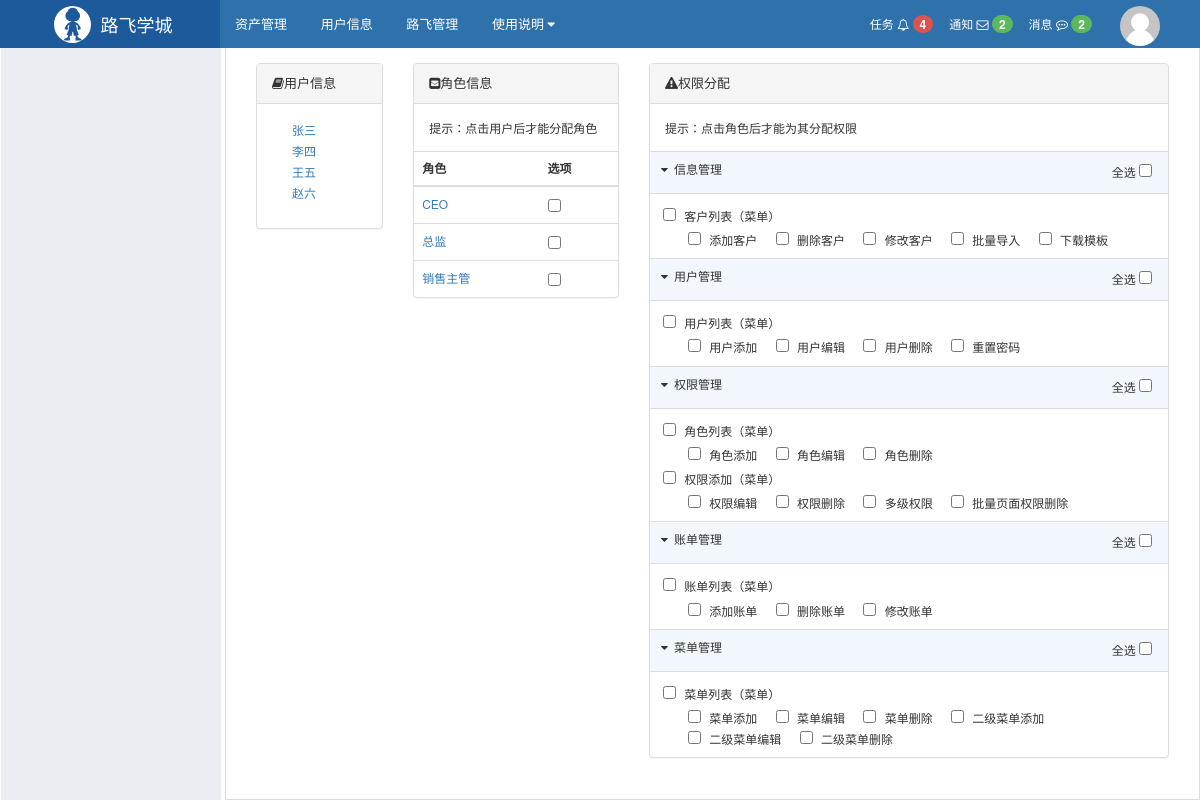
The app's page /rbac/distribute/permissions/, older data.
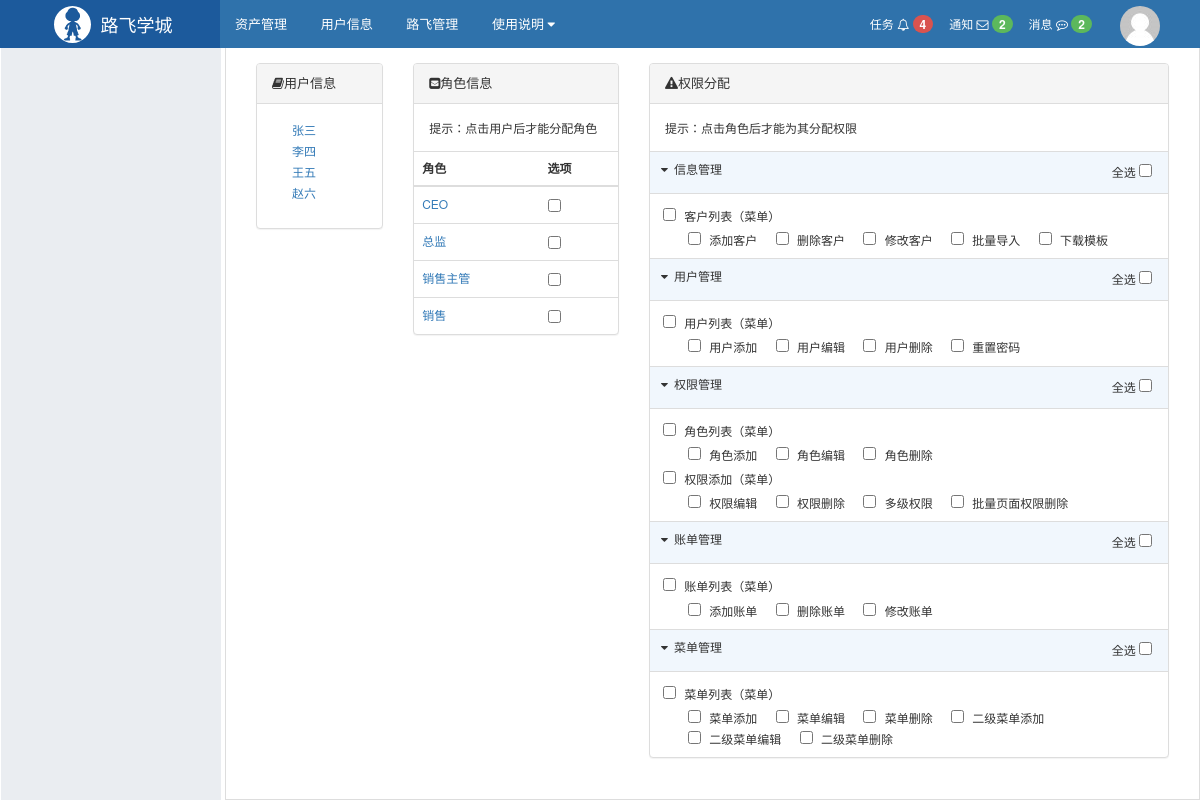
The same page, newer data.
### rbac/models.py (models this page shows, shortened)
class User(models.Model):
    name = models.CharField(max_length=32, verbose_name='用户名')
    password = models.CharField(max_length=32, verbose_name='密码')
    email = models.CharField(max_length=32, verbose_name='邮箱')
    roles = models.ManyToManyField(to='Role', verbose_name='拥有的所有角色', blank=True)

class Role(models.Model):
    title = models.CharField(max_length=32, verbose_name='角色名称')
    permissions = models.ManyToManyField(to='Permission', verbose_name='拥有的所有权限', blank=True)

class Menu(models.Model):
    title = models.CharField(max_length=32, verbose_name='一级菜单名称')
    icon = models.CharField(max_length=64, verbose_name='图标')

class Permission(models.Model):
    title = models.CharField(max_length=32, verbose_name='标题')
    url = models.CharField(max_length=128, verbose_name='含正则的URL')
    name = models.CharField(max_length=32, verbose_name='URL的别名', unique=True)
    icon = models.CharField(max_length=64, verbose_name='图标', null=True, blank=True)
    menu = models.ForeignKey(to='Menu', verbose_name='所属的一级菜单', on_delete=models.CASCADE, null=True,
                             help_text='null表示不是菜单，否则代表二级菜单')
    pid = models.ForeignKey(to='Permission', related_name='parents', verbose_name='关联的权限', help_text='该权限不是菜单，关联一个权限',
                            null=True, on_delete=models.CASCADE)

### rbac/views/menu.py (the view)
def distribute_permissions(request):
    uid = request.GET.get('uid')
    rid = request.GET.get('rid')
    user_obj = User.objects.filter(id=uid).first()
    role_obj = Role.objects.filter(id=rid).first()
    if request.method == 'POST' and request.POST.get('type') == 'role':
        role_id_list = request.POST.getlist('roles')
        if not user_obj:
            return HttpResponse('请选择用户,再分配角色')
        user_obj.roles.set(role_id_list)
    if request.method == "POST" and request.POST.get('type') == 'permission':
        permission_id_list = request.POST.getlist('permissions')
        if not role_obj:
            return HttpResponse('请选择角色，再分配权限')
        role_obj.permissions.set(permission_id_list)
    if not user_obj:
        uid = None
    if uid:
        user_has_roles = user_obj.roles.all()
        user_has_permissions = user_obj.roles.filter(permissions__id__isnull=False).values('permissions__id').distinct()
    else:
        user_has_roles = []
        user_has_permissions = []
    user_has_roles_dict = {item.id: item for item in user_has_roles}
    user_has_permissions_dict = {item['permissions__id']: None for item in user_has_permissions}
    flag = False
    if not role_obj:
        rid = None
        role_has_permissions = []
    else:
        role_has_permissions = role_obj.permissions.all()
        flag = True
    role_has_permissions_dict = {item.id: None for item in role_has_permissions}
    all_user_list = User.objects.all()
    all_role_list = Role.objects.all()
    all_menu_list = Menu.objects.all().values('id', 'title')
    all_menu_dict = {}
    for item in all_menu_list:
        item['children'] = []
        all_menu_dict[item['id']] = item
    all_second_menu_list = Permission.objects.filter(menu__isnull=False).values('id', 'title', 'menu_id')
    all_second_menu_dict = {}
    for item in all_second_menu_list:
        item['children'] = []
        all_second_menu_dict[item['id']] = item
        all_menu_dict[item['menu_id']]['children'].append(item)
    all_permissions_list = Permission.objects.filter(menu__isnull=True).values('id', 'title', 'pid_id')
    for item in all_permissions_list:
        pid = item['pid_id']
        if not pid:
            continue
        all_second_menu_dict[pid]['children'].append(item)
    return render(request, 'rbac/distibute_permissions.html', {
        'user_list': all_user_list,
        'role_list': all_role_list,
        'all_menu_list': all_menu_list,
        'uid': uid,
        'user_has_roles_dict': user_has_roles_dict,
        'user_has_permissions_dict': role_has_permissions_dict if flag else user_has_permissions_dict,
        'rid': rid
    })

### rbac/templates/rbac/distibute_permissions.html (shortened to what the changed rows need)
{% extends 'layout.html' %}
{% load rbac %}
{% block content %}
<div class="luffy-container">
    <div class="col-md-2 user-area">
        <div class="panel panel-default">
            <div class="panel-body">
                <ul>
                    {% for user in user_list %}
                    <li class="{% if uid == user.id|safe  %}active{% endif %}">
                        <a href="?uid={{ user.id }}">{{ user.name }}</a></li>
                    {% endfor %}
                </ul>
            </div>
        </div>
    </div>
    <div class="col-md-3 role-area">
        <form action="" method="post">
            <div class="panel panel-default">
                <table class="table">
                    <thead>
                    <tr>
                        <th>角色</th>
                        <th>选项</th>
                    </tr>
                    </thead>
                    <tbody>
                    {% for role in role_list %}
                    <tr class='{% if role.id|safe == rid %}active{% endif %}'>
                        <td>
                            {% if uid %}
                            <a href="?uid={{ uid }}&rid={{ role.id }}">{{ role.title }}</a>
                            {% else %}
                            <a href="?rid={{ role.id }}">{{ role.title }}</a>
                            {% endif %}
                        </td>
                        <td>
                            <input type="checkbox" name="roles"
                                   value="{{ role.id }}" {% if role.id in user_has_roles_dict %}checked{% endif %}>
                        </td>
                    </tr>
                    {% endfor %}
                    </tbody>
                </table>
            </div>
        </form>
    </div>
    <div class="col-md-7 permission-area">
        <form action="" method="post">
            <div class="panel panel-default">
                <table class="table">
                    <tbody>
                    {% for item in all_menu_list %}
                    <tr class="root">
                        <td>
                            <i class="fa fa-caret-down" aria-hidden="true"></i>
                            {{ item.title }}
                            <div class="select-help">
                                <div class="check-all">
                                    <label for="check_all_{{ item.id }}">全选</label>
                                    <input id="check_all_{{ item.id }}" type="checkbox">
                                </div>
                            </div>
                        </td>
                    </tr>
                    {% if item.children %}
                    <tr class="node">
                        <td>
                            {% for node in item.children %}
                            <div class="parent">
                                <input id="permission_{{ node.id }}" name="permissions"
                                       value="{{ node.id }}" type="checkbox">
                                <label for="permission_{{ node.id }}">{{ node.title }}（菜单）</label>
                            </div>
                            <div class="children">
                                {% for child in node.children %}
                                <div class="child">
                                    <input id="permission_{{ child.id }}" name="permissions"
                                           type="checkbox" value="{{ child.id }}">
                                    <label for="permission_{{ child.id }}">{{ child.title }}</label>
                                </div>
                                {% endfor %}
                            </div>
                            {% endfor %}
                        </td>
                    </tr>
                    {% endif %}
                    {% endfor %}
                    </tbody>
                </table>
            </div>
        </form>
    </div>
</div>
{% endblock %}

Row changes from the older to the newer data that the page shows:
added Role: title "销售"
